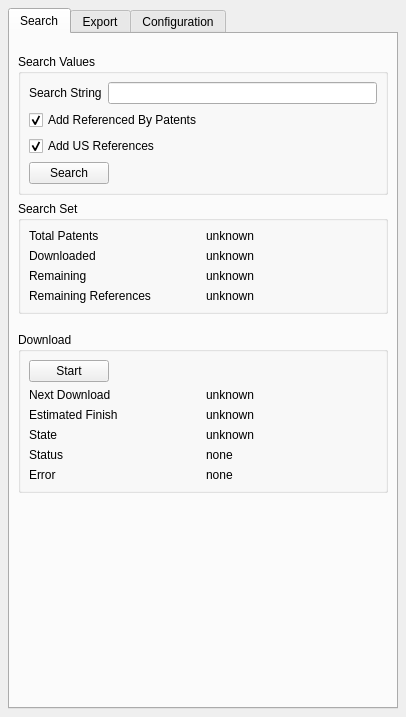
<ui version="4.0" >
 <author></author>
 <comment></comment>
 <exportmacro></exportmacro>
 <class>mainWindow</class>
 <widget class="QMainWindow" name="mainWindow" >
  <property name="geometry" >
   <rect>
    <x>0</x>
    <y>0</y>
    <width>406</width>
    <height>703</height>
   </rect>
  </property>
  <property name="windowTitle" >
   <string>PatentCrawler</string>
  </property>
  <widget class="QWidget" name="centralWidget" >
   <layout class="QVBoxLayout" >
    <property name="margin" >
     <number>8</number>
    </property>
    <property name="spacing" >
     <number>6</number>
    </property>
    <item>
     <widget class="QTabWidget" name="tabWidget" >
      <widget class="QWidget" name="searchTab" >
       <attribute name="title" >
        <string>Search</string>
       </attribute>
       <layout class="QVBoxLayout" >
        <property name="margin" >
         <number>8</number>
        </property>
        <property name="spacing" >
         <number>6</number>
        </property>
        <item>
         <widget class="QWidget" name="widget_2" />
        </item>
        <item>
         <widget class="QWidget" name="widget_6" />
        </item>
        <item>
         <widget class="QGroupBox" name="groupBox_4" >
          <property name="title" >
           <string>Search Values</string>
          </property>
          <layout class="QVBoxLayout" >
           <property name="margin" >
            <number>8</number>
           </property>
           <property name="spacing" >
            <number>6</number>
           </property>
           <item>
            <layout class="QHBoxLayout" >
             <property name="margin" >
              <number>0</number>
             </property>
             <property name="spacing" >
              <number>6</number>
             </property>
             <item>
              <widget class="QLabel" name="label_4" >
               <property name="text" >
                <string>Search String</string>
               </property>
              </widget>
             </item>
             <item>
              <widget class="QLineEdit" name="searchEdit" />
             </item>
            </layout>
           </item>
           <item>
            <widget class="QCheckBox" name="backReferencesCheck" >
             <property name="text" >
              <string>Add Referenced By Patents</string>
             </property>
             <property name="checked" >
              <bool>true</bool>
             </property>
            </widget>
           </item>
           <item>
            <widget class="QCheckBox" name="forwardReferencesCheck" >
             <property name="text" >
              <string>Add US References</string>
             </property>
             <property name="checked" >
              <bool>true</bool>
             </property>
            </widget>
           </item>
           <item>
            <layout class="QHBoxLayout" >
             <property name="margin" >
              <number>0</number>
             </property>
             <property name="spacing" >
              <number>6</number>
             </property>
             <item>
              <widget class="QPushButton" name="searchButton" >
               <property name="text" >
                <string>Search</string>
               </property>
              </widget>
             </item>
             <item>
              <spacer>
               <property name="orientation" >
                <enum>Qt::Horizontal</enum>
               </property>
               <property name="sizeHint" >
                <size>
                 <width>40</width>
                 <height>20</height>
                </size>
               </property>
              </spacer>
             </item>
            </layout>
           </item>
          </layout>
         </widget>
        </item>
        <item>
         <widget class="QGroupBox" name="groupBox_2" >
          <property name="title" >
           <string>Search Set</string>
          </property>
          <layout class="QVBoxLayout" >
           <property name="margin" >
            <number>8</number>
           </property>
           <property name="spacing" >
            <number>6</number>
           </property>
           <item>
            <layout class="QGridLayout" >
             <property name="margin" >
              <number>0</number>
             </property>
             <property name="spacing" >
              <number>6</number>
             </property>
             <item row="0" column="0" >
              <widget class="QLabel" name="label_8" >
               <property name="sizePolicy" >
                <sizepolicy>
                 <hsizetype>3</hsizetype>
                 <vsizetype>5</vsizetype>
                 <horstretch>0</horstretch>
                 <verstretch>0</verstretch>
                </sizepolicy>
               </property>
               <property name="text" >
                <string>Total Patents</string>
               </property>
              </widget>
             </item>
             <item row="2" column="0" >
              <widget class="QLabel" name="label_3_2" >
               <property name="text" >
                <string>Remaining</string>
               </property>
              </widget>
             </item>
             <item row="1" column="0" >
              <widget class="QLabel" name="label_2_2" >
               <property name="sizePolicy" >
                <sizepolicy>
                 <hsizetype>3</hsizetype>
                 <vsizetype>5</vsizetype>
                 <horstretch>0</horstretch>
                 <verstretch>0</verstretch>
                </sizepolicy>
               </property>
               <property name="text" >
                <string>Downloaded</string>
               </property>
              </widget>
             </item>
             <item row="0" column="1" >
              <widget class="QLabel" name="totalPatentsLabel" >
               <property name="sizePolicy" >
                <sizepolicy>
                 <hsizetype>7</hsizetype>
                 <vsizetype>5</vsizetype>
                 <horstretch>0</horstretch>
                 <verstretch>0</verstretch>
                </sizepolicy>
               </property>
               <property name="text" >
                <string>unknown</string>
               </property>
              </widget>
             </item>
             <item row="2" column="1" >
              <widget class="QLabel" name="remainingPatentsLabel" >
               <property name="text" >
                <string>unknown</string>
               </property>
              </widget>
             </item>
             <item row="1" column="1" >
              <widget class="QLabel" name="downloadedPatentsLabel" >
               <property name="text" >
                <string>unknown</string>
               </property>
              </widget>
             </item>
             <item row="3" column="0" >
              <widget class="QLabel" name="label_5" >
               <property name="text" >
                <string>Remaining References</string>
               </property>
              </widget>
             </item>
             <item row="3" column="1" >
              <widget class="QLabel" name="remainingReferencesLabel" >
               <property name="text" >
                <string>unknown</string>
               </property>
              </widget>
             </item>
            </layout>
           </item>
          </layout>
         </widget>
        </item>
        <item>
         <widget class="QWidget" name="widget_3" />
        </item>
        <item>
         <widget class="QWidget" name="widget_5" />
        </item>
        <item>
         <widget class="QGroupBox" name="groupBox" >
          <property name="title" >
           <string>Download</string>
          </property>
          <layout class="QVBoxLayout" >
           <property name="margin" >
            <number>8</number>
           </property>
           <property name="spacing" >
            <number>6</number>
           </property>
           <item>
            <layout class="QHBoxLayout" >
             <property name="margin" >
              <number>0</number>
             </property>
             <property name="spacing" >
              <number>6</number>
             </property>
             <item>
              <widget class="QPushButton" name="startButton" >
               <property name="text" >
                <string>Start</string>
               </property>
               <property name="checkable" >
                <bool>false</bool>
               </property>
              </widget>
             </item>
             <item>
              <spacer>
               <property name="orientation" >
                <enum>Qt::Horizontal</enum>
               </property>
               <property name="sizeHint" >
                <size>
                 <width>40</width>
                 <height>20</height>
                </size>
               </property>
              </spacer>
             </item>
            </layout>
           </item>
           <item>
            <layout class="QGridLayout" >
             <property name="margin" >
              <number>0</number>
             </property>
             <property name="spacing" >
              <number>6</number>
             </property>
             <item row="1" column="0" >
              <widget class="QLabel" name="label_6_2" >
               <property name="text" >
                <string>Estimated Finish</string>
               </property>
              </widget>
             </item>
             <item row="0" column="0" >
              <widget class="QLabel" name="label_7_2" >
               <property name="text" >
                <string>Next Download</string>
               </property>
              </widget>
             </item>
             <item row="4" column="0" >
              <widget class="QLabel" name="label_2" >
               <property name="text" >
                <string>Error</string>
               </property>
              </widget>
             </item>
             <item row="3" column="0" >
              <widget class="QLabel" name="label" >
               <property name="text" >
                <string>Status </string>
               </property>
              </widget>
             </item>
             <item row="2" column="0" >
              <widget class="QLabel" name="label_3" >
               <property name="text" >
                <string>State</string>
               </property>
              </widget>
             </item>
             <item row="3" column="1" >
              <widget class="QLabel" name="statusLabel" >
               <property name="text" >
                <string>none</string>
               </property>
              </widget>
             </item>
             <item row="1" column="1" >
              <widget class="QLabel" name="remainingTimeLabel" >
               <property name="text" >
                <string>unknown</string>
               </property>
              </widget>
             </item>
             <item row="0" column="1" >
              <widget class="QLabel" name="nextDownloadLabel" >
               <property name="text" >
                <string>unknown</string>
               </property>
              </widget>
             </item>
             <item row="4" column="1" >
              <widget class="QLabel" name="errorLabel" >
               <property name="text" >
                <string>none</string>
               </property>
              </widget>
             </item>
             <item row="2" column="1" >
              <widget class="QLabel" name="stateLabel" >
               <property name="text" >
                <string>unknown</string>
               </property>
              </widget>
             </item>
            </layout>
           </item>
          </layout>
         </widget>
        </item>
        <item>
         <spacer>
          <property name="orientation" >
           <enum>Qt::Vertical</enum>
          </property>
          <property name="sizeHint" >
           <size>
            <width>20</width>
            <height>40</height>
           </size>
          </property>
         </spacer>
        </item>
       </layout>
      </widget>
      <widget class="QWidget" name="tab" >
       <attribute name="title" >
        <string>Export</string>
       </attribute>
       <layout class="QVBoxLayout" >
        <property name="margin" >
         <number>8</number>
        </property>
        <property name="spacing" >
         <number>6</number>
        </property>
        <item>
         <widget class="QGroupBox" name="groupBox_3" >
          <property name="title" >
           <string>Fields To Export</string>
          </property>
          <layout class="QVBoxLayout" >
           <property name="margin" >
            <number>8</number>
           </property>
           <property name="spacing" >
            <number>6</number>
           </property>
           <item>
            <layout class="QGridLayout" >
             <property name="margin" >
              <number>0</number>
             </property>
             <property name="spacing" >
              <number>6</number>
             </property>
             <item row="0" column="1" >
              <widget class="QCheckBox" name="patentTitleCheck" >
               <property name="text" >
                <string>Patent Title</string>
               </property>
               <property name="checked" >
                <bool>true</bool>
               </property>
              </widget>
             </item>
             <item row="1" column="1" >
              <widget class="QCheckBox" name="issueDateCheck" >
               <property name="text" >
                <string>Issue Date</string>
               </property>
               <property name="checked" >
                <bool>true</bool>
               </property>
              </widget>
             </item>
             <item row="2" column="0" >
              <widget class="QCheckBox" name="applicationNumberCheck" >
               <property name="text" >
                <string>Application Number</string>
               </property>
              </widget>
             </item>
             <item row="2" column="1" >
              <widget class="QCheckBox" name="applicationTypeCheck" >
               <property name="text" >
                <string>Application Type</string>
               </property>
              </widget>
             </item>
             <item row="1" column="0" >
              <widget class="QCheckBox" name="applicationDateCheck" >
               <property name="text" >
                <string>Application Date</string>
               </property>
               <property name="checked" >
                <bool>true</bool>
               </property>
              </widget>
             </item>
             <item row="0" column="0" >
              <widget class="QCheckBox" name="patentNumberCheck" >
               <property name="text" >
                <string>Patent Number</string>
               </property>
               <property name="checked" >
                <bool>true</bool>
               </property>
              </widget>
             </item>
             <item row="3" column="0" >
              <widget class="QCheckBox" name="inSearchCheck" >
               <property name="text" >
                <string>Returned From Search</string>
               </property>
               <property name="checked" >
                <bool>true</bool>
               </property>
              </widget>
             </item>
            </layout>
           </item>
           <item>
            <widget class="QGroupBox" name="groupBox_5" >
             <property name="title" >
              <string>Inventors</string>
             </property>
             <layout class="QVBoxLayout" >
              <property name="margin" >
               <number>8</number>
              </property>
              <property name="spacing" >
               <number>6</number>
              </property>
              <item>
               <layout class="QHBoxLayout" >
                <property name="margin" >
                 <number>0</number>
                </property>
                <property name="spacing" >
                 <number>6</number>
                </property>
                <item>
                 <widget class="QLabel" name="label_6" >
                  <property name="text" >
                   <string>Number Of Inventors</string>
                  </property>
                 </widget>
                </item>
                <item>
                 <widget class="QSpinBox" name="inventorNumberSpin" >
                  <property name="maximum" >
                   <number>100</number>
                  </property>
                  <property name="minimum" >
                   <number>1</number>
                  </property>
                  <property name="value" >
                   <number>5</number>
                  </property>
                 </widget>
                </item>
                <item>
                 <spacer>
                  <property name="orientation" >
                   <enum>Qt::Horizontal</enum>
                  </property>
                  <property name="sizeHint" >
                   <size>
                    <width>40</width>
                    <height>20</height>
                   </size>
                  </property>
                 </spacer>
                </item>
               </layout>
              </item>
              <item>
               <layout class="QGridLayout" >
                <property name="margin" >
                 <number>0</number>
                </property>
                <property name="spacing" >
                 <number>6</number>
                </property>
                <item row="1" column="1" >
                 <widget class="QCheckBox" name="inventorCountryCheck" >
                  <property name="text" >
                   <string>Inventor Country</string>
                  </property>
                  <property name="checked" >
                   <bool>true</bool>
                  </property>
                 </widget>
                </item>
                <item row="1" column="0" >
                 <widget class="QCheckBox" name="inventorCityCheck" >
                  <property name="text" >
                   <string>Inventor City</string>
                  </property>
                  <property name="checked" >
                   <bool>true</bool>
                  </property>
                 </widget>
                </item>
                <item row="0" column="1" >
                 <widget class="QCheckBox" name="inventorStateCheck" >
                  <property name="text" >
                   <string>Inventor State</string>
                  </property>
                  <property name="checked" >
                   <bool>true</bool>
                  </property>
                 </widget>
                </item>
                <item row="0" column="0" >
                 <widget class="QCheckBox" name="inventorNameCheck" >
                  <property name="text" >
                   <string>Inventor Name</string>
                  </property>
                  <property name="checked" >
                   <bool>true</bool>
                  </property>
                 </widget>
                </item>
               </layout>
              </item>
             </layout>
             <widget class="QWidget" name="widget_4" >
              <property name="geometry" >
               <rect>
                <x>11</x>
                <y>25</y>
                <width>349</width>
                <height>16</height>
               </rect>
              </property>
             </widget>
            </widget>
           </item>
           <item>
            <layout class="QGridLayout" >
             <property name="margin" >
              <number>0</number>
             </property>
             <property name="spacing" >
              <number>6</number>
             </property>
             <item row="1" column="0" >
              <widget class="QCheckBox" name="assigneeCityCheck" >
               <property name="text" >
                <string>Assignee City</string>
               </property>
               <property name="checked" >
                <bool>true</bool>
               </property>
              </widget>
             </item>
             <item row="0" column="1" >
              <widget class="QCheckBox" name="assigneeStateCheck" >
               <property name="text" >
                <string>Assignee State</string>
               </property>
               <property name="checked" >
                <bool>true</bool>
               </property>
              </widget>
             </item>
             <item row="0" column="0" >
              <widget class="QCheckBox" name="assigneeNameCheck" >
               <property name="text" >
                <string>Assignee Name</string>
               </property>
               <property name="checked" >
                <bool>true</bool>
               </property>
              </widget>
             </item>
             <item row="1" column="1" >
              <widget class="QCheckBox" name="assigneeCountryCheck" >
               <property name="text" >
                <string>Assignee Country</string>
               </property>
               <property name="checked" >
                <bool>true</bool>
               </property>
              </widget>
             </item>
            </layout>
           </item>
           <item>
            <layout class="QGridLayout" >
             <property name="margin" >
              <number>0</number>
             </property>
             <property name="spacing" >
              <number>6</number>
             </property>
             <item row="0" column="0" >
              <widget class="QCheckBox" name="abstractCheck" >
               <property name="text" >
                <string>Abstract</string>
               </property>
              </widget>
             </item>
             <item row="0" column="1" >
              <widget class="QCheckBox" name="numberClaimsCheck" >
               <property name="text" >
                <string>Number Of Claims</string>
               </property>
              </widget>
             </item>
             <item row="1" column="0" >
              <widget class="QCheckBox" name="fieldSearchCheck" >
               <property name="text" >
                <string>Field Of Search</string>
               </property>
               <property name="checked" >
                <bool>true</bool>
               </property>
              </widget>
             </item>
             <item row="1" column="1" >
              <widget class="QCheckBox" name="reissueDataCheck" >
               <property name="text" >
                <string>Reissue Data</string>
               </property>
              </widget>
             </item>
            </layout>
           </item>
           <item>
            <widget class="QGroupBox" name="groupBox_6" >
             <property name="title" >
              <string>US Classifications</string>
             </property>
             <layout class="QVBoxLayout" >
              <property name="margin" >
               <number>8</number>
              </property>
              <property name="spacing" >
               <number>6</number>
              </property>
              <item>
               <layout class="QHBoxLayout" >
                <property name="margin" >
                 <number>0</number>
                </property>
                <property name="spacing" >
                 <number>6</number>
                </property>
                <item>
                 <widget class="QLabel" name="label_7" >
                  <property name="text" >
                   <string>Number Of US Classifications </string>
                  </property>
                 </widget>
                </item>
                <item>
                 <widget class="QSpinBox" name="usClassNumberSpin" >
                  <property name="maximum" >
                   <number>100</number>
                  </property>
                  <property name="minimum" >
                   <number>0</number>
                  </property>
                  <property name="value" >
                   <number>15</number>
                  </property>
                 </widget>
                </item>
                <item>
                 <spacer>
                  <property name="orientation" >
                   <enum>Qt::Horizontal</enum>
                  </property>
                  <property name="sizeHint" >
                   <size>
                    <width>40</width>
                    <height>20</height>
                   </size>
                  </property>
                 </spacer>
                </item>
               </layout>
              </item>
             </layout>
            </widget>
           </item>
           <item>
            <widget class="QGroupBox" name="groupBox_7" >
             <property name="title" >
              <string>International Classifications</string>
             </property>
             <layout class="QHBoxLayout" >
              <property name="margin" >
               <number>8</number>
              </property>
              <property name="spacing" >
               <number>6</number>
              </property>
              <item>
               <widget class="QLabel" name="label_11" >
                <property name="text" >
                 <string>Number Of International Classifications</string>
                </property>
               </widget>
              </item>
              <item>
               <widget class="QSpinBox" name="internationalClassNumberSpin" >
                <property name="maximum" >
                 <number>100</number>
                </property>
                <property name="value" >
                 <number>15</number>
                </property>
               </widget>
              </item>
              <item>
               <spacer>
                <property name="orientation" >
                 <enum>Qt::Horizontal</enum>
                </property>
                <property name="sizeHint" >
                 <size>
                  <width>40</width>
                  <height>20</height>
                 </size>
                </property>
               </spacer>
              </item>
             </layout>
            </widget>
           </item>
           <item>
            <layout class="QHBoxLayout" >
             <property name="margin" >
              <number>0</number>
             </property>
             <property name="spacing" >
              <number>6</number>
             </property>
             <item>
              <widget class="QCheckBox" name="governmentInterestCheck" >
               <property name="text" >
                <string>Government Interest</string>
               </property>
              </widget>
             </item>
             <item>
              <widget class="QCheckBox" name="foreignPriorityCheck" >
               <property name="text" >
                <string>Foreign Priority</string>
               </property>
              </widget>
             </item>
            </layout>
           </item>
           <item>
            <layout class="QGridLayout" >
             <property name="margin" >
              <number>0</number>
             </property>
             <property name="spacing" >
              <number>6</number>
             </property>
             <item row="0" column="1" >
              <widget class="QCheckBox" name="foreignReferencesCheck" >
               <property name="text" >
                <string>Foreign References</string>
               </property>
               <property name="checked" >
                <bool>true</bool>
               </property>
              </widget>
             </item>
             <item row="0" column="0" >
              <widget class="QCheckBox" name="usReferencesCheck" >
               <property name="text" >
                <string>US References</string>
               </property>
               <property name="checked" >
                <bool>true</bool>
               </property>
              </widget>
             </item>
             <item row="1" column="0" >
              <widget class="QCheckBox" name="otherReferencesCheck" >
               <property name="text" >
                <string>Other References</string>
               </property>
               <property name="checked" >
                <bool>true</bool>
               </property>
              </widget>
             </item>
             <item row="1" column="1" >
              <widget class="QCheckBox" name="backReferencesCheck_2" >
               <property name="text" >
                <string>Referencing Patents</string>
               </property>
               <property name="checked" >
                <bool>true</bool>
               </property>
              </widget>
             </item>
            </layout>
           </item>
           <item>
            <layout class="QGridLayout" >
             <property name="margin" >
              <number>0</number>
             </property>
             <property name="spacing" >
              <number>6</number>
             </property>
             <item row="0" column="0" >
              <widget class="QCheckBox" name="primaryExaminerCheck" >
               <property name="text" >
                <string>Primary Examiner</string>
               </property>
               <property name="checked" >
                <bool>true</bool>
               </property>
              </widget>
             </item>
             <item row="1" column="0" >
              <widget class="QCheckBox" name="attorneyCheck" >
               <property name="text" >
                <string>Attorney</string>
               </property>
              </widget>
             </item>
             <item row="0" column="1" >
              <widget class="QCheckBox" name="assistantExaminerCheck" >
               <property name="text" >
                <string>Assistant Examiner</string>
               </property>
              </widget>
             </item>
            </layout>
           </item>
          </layout>
          <widget class="QWidget" name="widget" >
           <property name="geometry" >
            <rect>
             <x>11</x>
             <y>263</y>
             <width>334</width>
             <height>44</height>
            </rect>
           </property>
          </widget>
         </widget>
        </item>
        <item>
         <layout class="QHBoxLayout" >
          <property name="margin" >
           <number>0</number>
          </property>
          <property name="spacing" >
           <number>6</number>
          </property>
          <item>
           <widget class="QPushButton" name="exportButton" >
            <property name="text" >
             <string>Export</string>
            </property>
           </widget>
          </item>
          <item>
           <widget class="QPushButton" name="exportSpecialButton" >
            <property name="text" >
             <string>Export Special</string>
            </property>
           </widget>
          </item>
          <item>
           <spacer>
            <property name="orientation" >
             <enum>Qt::Horizontal</enum>
            </property>
            <property name="sizeHint" >
             <size>
              <width>40</width>
              <height>20</height>
             </size>
            </property>
           </spacer>
          </item>
         </layout>
        </item>
       </layout>
      </widget>
      <widget class="QWidget" name="configTab" >
       <attribute name="title" >
        <string>Configuration</string>
       </attribute>
       <layout class="QVBoxLayout" >
        <property name="margin" >
         <number>8</number>
        </property>
        <property name="spacing" >
         <number>6</number>
        </property>
        <item>
         <layout class="QHBoxLayout" >
          <property name="margin" >
           <number>0</number>
          </property>
          <property name="spacing" >
           <number>6</number>
          </property>
          <item>
           <widget class="QLabel" name="label_9" >
            <property name="text" >
             <string>Cache Path    </string>
            </property>
           </widget>
          </item>
          <item>
           <widget class="QLabel" name="cachePathLabel" >
            <property name="sizePolicy" >
             <sizepolicy>
              <hsizetype>7</hsizetype>
              <vsizetype>5</vsizetype>
              <horstretch>0</horstretch>
              <verstretch>0</verstretch>
             </sizepolicy>
            </property>
            <property name="text" >
             <string>unknown</string>
            </property>
           </widget>
          </item>
          <item>
           <widget class="QPushButton" name="setCacheButton" >
            <property name="text" >
             <string>Set...</string>
            </property>
           </widget>
          </item>
         </layout>
        </item>
        <item>
         <layout class="QHBoxLayout" >
          <property name="margin" >
           <number>0</number>
          </property>
          <property name="spacing" >
           <number>6</number>
          </property>
          <item>
           <widget class="QLabel" name="label_10" >
            <property name="text" >
             <string>Patents Per Day</string>
            </property>
           </widget>
          </item>
          <item>
           <widget class="QSpinBox" name="patentSpinBox" >
            <property name="sizePolicy" >
             <sizepolicy>
              <hsizetype>5</hsizetype>
              <vsizetype>0</vsizetype>
              <horstretch>0</horstretch>
              <verstretch>0</verstretch>
             </sizepolicy>
            </property>
            <property name="maximum" >
             <number>5000</number>
            </property>
            <property name="minimum" >
             <number>1</number>
            </property>
            <property name="value" >
             <number>5</number>
            </property>
           </widget>
          </item>
          <item>
           <spacer>
            <property name="orientation" >
             <enum>Qt::Horizontal</enum>
            </property>
            <property name="sizeHint" >
             <size>
              <width>40</width>
              <height>20</height>
             </size>
            </property>
           </spacer>
          </item>
         </layout>
        </item>
        <item>
         <widget class="QLabel" name="rateLabel" >
          <property name="text" >
           <string>unknown</string>
          </property>
         </widget>
        </item>
        <item>
         <spacer>
          <property name="orientation" >
           <enum>Qt::Vertical</enum>
          </property>
          <property name="sizeHint" >
           <size>
            <width>20</width>
            <height>40</height>
           </size>
          </property>
         </spacer>
        </item>
       </layout>
       <widget class="QWidget" name="widget_7_2" />
      </widget>
     </widget>
    </item>
   </layout>
  </widget>
 </widget>
 <pixmapfunction></pixmapfunction>
 <resources/>
 <connections/>
</ui>
